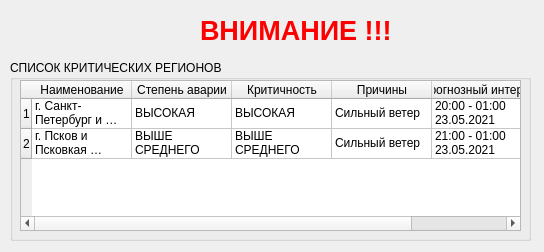
<?xml version="1.0" encoding="UTF-8"?>
<ui version="4.0">
 <class>StrtegyInformer</class>
 <widget class="QWidget" name="StrtegyInformer">
  <property name="geometry">
   <rect>
    <x>0</x>
    <y>0</y>
    <width>544</width>
    <height>252</height>
   </rect>
  </property>
  <property name="windowTitle">
   <string>Form</string>
  </property>
  <widget class="QLabel" name="label">
   <property name="geometry">
    <rect>
     <x>200</x>
     <y>10</y>
     <width>211</width>
     <height>41</height>
    </rect>
   </property>
   <property name="font">
    <font>
     <pointsize>20</pointsize>
     <weight>75</weight>
     <bold>true</bold>
    </font>
   </property>
   <property name="styleSheet">
    <string notr="true">color: rgb(255, 0, 0);</string>
   </property>
   <property name="text">
    <string>ВНИМАНИЕ !!!</string>
   </property>
  </widget>
  <widget class="QGroupBox" name="groupBox">
   <property name="geometry">
    <rect>
     <x>10</x>
     <y>60</y>
     <width>521</width>
     <height>181</height>
    </rect>
   </property>
   <property name="title">
    <string>СПИСОК КРИТИЧЕСКИХ РЕГИОНОВ</string>
   </property>
   <widget class="QTableWidget" name="tableWidget">
    <property name="geometry">
     <rect>
      <x>10</x>
      <y>20</y>
      <width>501</width>
      <height>151</height>
     </rect>
    </property>
    <row>
     <property name="text">
      <string>1</string>
     </property>
    </row>
    <row>
     <property name="text">
      <string>2</string>
     </property>
    </row>
    <column>
     <property name="text">
      <string>Наименование</string>
     </property>
    </column>
    <column>
     <property name="text">
      <string>Степень аварии</string>
     </property>
    </column>
    <column>
     <property name="text">
      <string>Критичность</string>
     </property>
    </column>
    <column>
     <property name="text">
      <string>Причины</string>
     </property>
    </column>
    <column>
     <property name="text">
      <string>Прогнозный интервал</string>
     </property>
    </column>
    <item row="0" column="0">
     <property name="text">
      <string>г. Санкт-Петербург и Ленинградская область</string>
     </property>
    </item>
    <item row="0" column="1">
     <property name="text">
      <string>ВЫСОКАЯ</string>
     </property>
    </item>
    <item row="0" column="2">
     <property name="text">
      <string>ВЫСОКАЯ</string>
     </property>
    </item>
    <item row="0" column="3">
     <property name="text">
      <string>Сильный ветер</string>
     </property>
    </item>
    <item row="0" column="4">
     <property name="text">
      <string>20:00 - 01:00 23.05.2021 </string>
     </property>
    </item>
    <item row="1" column="0">
     <property name="text">
      <string>г. Псков и Псковкая область</string>
     </property>
    </item>
    <item row="1" column="1">
     <property name="text">
      <string>ВЫШЕ СРЕДНЕГО</string>
     </property>
    </item>
    <item row="1" column="2">
     <property name="text">
      <string>ВЫШЕ СРЕДНЕГО</string>
     </property>
    </item>
    <item row="1" column="3">
     <property name="text">
      <string>Сильный ветер</string>
     </property>
    </item>
    <item row="1" column="4">
     <property name="text">
      <string>21:00 - 01:00 23.05.2021 </string>
     </property>
    </item>
   </widget>
  </widget>
 </widget>
 <resources/>
 <connections/>
</ui>
